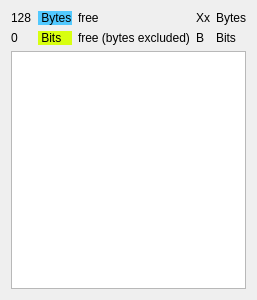
<?xml version="1.0" encoding="UTF-8"?>
<ui version="4.0">
 <class>PMEMWindow</class>
 <widget class="QDialog" name="PMEMWindow">
  <property name="windowModality">
   <enum>Qt::NonModal</enum>
  </property>
  <property name="geometry">
   <rect>
    <x>0</x>
    <y>0</y>
    <width>240</width>
    <height>300</height>
   </rect>
  </property>
  <property name="windowTitle">
   <string>PMEM-Usage</string>
  </property>
  <property name="whatsThis">
   <string/>
  </property>
  <layout class="QGridLayout" name="gridLayout">
   <item row="0" column="0">
    <widget class="QLabel" name="liFreeBytes">
     <property name="text">
      <string>128</string>
     </property>
    </widget>
   </item>
   <item row="0" column="1">
    <widget class="QLabel" name="lBytes">
     <property name="palette">
      <palette>
       <active>
        <colorrole role="Base">
         <brush brushstyle="SolidPattern">
          <color alpha="255">
           <red>255</red>
           <green>255</green>
           <blue>255</blue>
          </color>
         </brush>
        </colorrole>
        <colorrole role="Window">
         <brush brushstyle="SolidPattern">
          <color alpha="255">
           <red>82</red>
           <green>201</green>
           <blue>255</blue>
          </color>
         </brush>
        </colorrole>
       </active>
       <inactive>
        <colorrole role="Base">
         <brush brushstyle="SolidPattern">
          <color alpha="255">
           <red>255</red>
           <green>255</green>
           <blue>255</blue>
          </color>
         </brush>
        </colorrole>
        <colorrole role="Window">
         <brush brushstyle="SolidPattern">
          <color alpha="255">
           <red>82</red>
           <green>201</green>
           <blue>255</blue>
          </color>
         </brush>
        </colorrole>
       </inactive>
       <disabled>
        <colorrole role="Base">
         <brush brushstyle="SolidPattern">
          <color alpha="255">
           <red>82</red>
           <green>201</green>
           <blue>255</blue>
          </color>
         </brush>
        </colorrole>
        <colorrole role="Window">
         <brush brushstyle="SolidPattern">
          <color alpha="255">
           <red>82</red>
           <green>201</green>
           <blue>255</blue>
          </color>
         </brush>
        </colorrole>
       </disabled>
      </palette>
     </property>
     <property name="autoFillBackground">
      <bool>true</bool>
     </property>
     <property name="styleSheet">
      <string notr="true"/>
     </property>
     <property name="text">
      <string> Bytes</string>
     </property>
    </widget>
   </item>
   <item row="0" column="2">
    <widget class="QLabel" name="lFreeBytes">
     <property name="text">
      <string>free</string>
     </property>
    </widget>
   </item>
   <item row="0" column="3">
    <widget class="QLabel" name="lXxBytes_2">
     <property name="text">
      <string>Xx</string>
     </property>
    </widget>
   </item>
   <item row="0" column="4">
    <widget class="QLabel" name="lXxBytes">
     <property name="text">
      <string>Bytes</string>
     </property>
    </widget>
   </item>
   <item row="1" column="0">
    <widget class="QLabel" name="liFreeBits">
     <property name="text">
      <string>0</string>
     </property>
    </widget>
   </item>
   <item row="1" column="1">
    <widget class="QLabel" name="lBits">
     <property name="palette">
      <palette>
       <active>
        <colorrole role="Base">
         <brush brushstyle="SolidPattern">
          <color alpha="255">
           <red>255</red>
           <green>255</green>
           <blue>255</blue>
          </color>
         </brush>
        </colorrole>
        <colorrole role="Window">
         <brush brushstyle="SolidPattern">
          <color alpha="255">
           <red>216</red>
           <green>255</green>
           <blue>16</blue>
          </color>
         </brush>
        </colorrole>
       </active>
       <inactive>
        <colorrole role="Base">
         <brush brushstyle="SolidPattern">
          <color alpha="255">
           <red>255</red>
           <green>255</green>
           <blue>255</blue>
          </color>
         </brush>
        </colorrole>
        <colorrole role="Window">
         <brush brushstyle="SolidPattern">
          <color alpha="255">
           <red>216</red>
           <green>255</green>
           <blue>16</blue>
          </color>
         </brush>
        </colorrole>
       </inactive>
       <disabled>
        <colorrole role="Base">
         <brush brushstyle="SolidPattern">
          <color alpha="255">
           <red>216</red>
           <green>255</green>
           <blue>16</blue>
          </color>
         </brush>
        </colorrole>
        <colorrole role="Window">
         <brush brushstyle="SolidPattern">
          <color alpha="255">
           <red>216</red>
           <green>255</green>
           <blue>16</blue>
          </color>
         </brush>
        </colorrole>
       </disabled>
      </palette>
     </property>
     <property name="autoFillBackground">
      <bool>true</bool>
     </property>
     <property name="text">
      <string> Bits</string>
     </property>
    </widget>
   </item>
   <item row="1" column="2">
    <widget class="QLabel" name="lFreeBits">
     <property name="text">
      <string>free (bytes excluded)</string>
     </property>
    </widget>
   </item>
   <item row="1" column="3">
    <widget class="QLabel" name="lBBits_2">
     <property name="text">
      <string>B</string>
     </property>
    </widget>
   </item>
   <item row="1" column="4">
    <widget class="QLabel" name="lBBits">
     <property name="text">
      <string>Bits</string>
     </property>
    </widget>
   </item>
   <item row="2" column="0" colspan="5">
    <widget class="QTableView" name="tableView">
     <property name="sizePolicy">
      <sizepolicy hsizetype="Expanding" vsizetype="Expanding">
       <horstretch>0</horstretch>
       <verstretch>0</verstretch>
      </sizepolicy>
     </property>
     <property name="editTriggers">
      <set>QAbstractItemView::NoEditTriggers</set>
     </property>
     <property name="showDropIndicator" stdset="0">
      <bool>false</bool>
     </property>
     <property name="alternatingRowColors">
      <bool>true</bool>
     </property>
     <attribute name="horizontalHeaderMinimumSectionSize">
      <number>20</number>
     </attribute>
     <attribute name="horizontalHeaderDefaultSectionSize">
      <number>20</number>
     </attribute>
     <attribute name="verticalHeaderMinimumSectionSize">
      <number>20</number>
     </attribute>
     <attribute name="verticalHeaderDefaultSectionSize">
      <number>20</number>
     </attribute>
    </widget>
   </item>
  </layout>
 </widget>
 <resources/>
 <connections/>
</ui>
